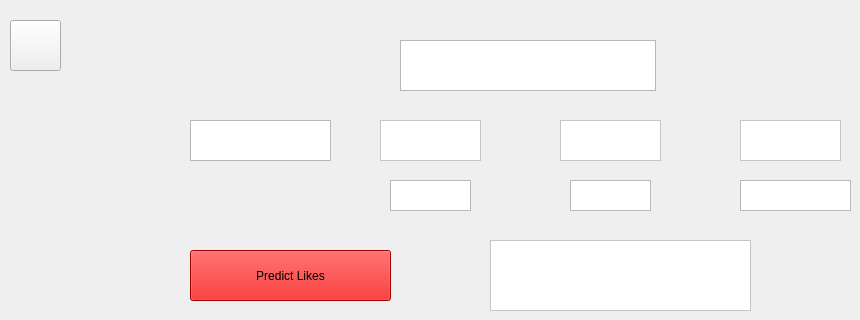
    <widget class="QWidget" name="ml_page">
     <widget class="QTextBrowser" name="MLheading">
      <property name="geometry">
       <rect>
        <x>400</x>
        <y>40</y>
        <width>256</width>
        <height>51</height>
       </rect>
      </property>
      <property name="html">
       <string>&lt;!DOCTYPE HTML PUBLIC &quot;-//W3C//DTD HTML 4.0//EN&quot; &quot;http://www.w3.org/TR/REC-html40/strict.dtd&quot;&gt;
&lt;html&gt;&lt;head&gt;&lt;meta name=&quot;qrichtext&quot; content=&quot;1&quot; /&gt;&lt;style type=&quot;text/css&quot;&gt;
p, li { white-space: pre-wrap; }
&lt;/style&gt;&lt;/head&gt;&lt;body style=&quot; font-family:'Sans Serif'; font-size:9pt; font-weight:400; font-style:normal;&quot;&gt;
&lt;p align=&quot;center&quot; style=&quot; margin-top:0px; margin-bottom:0px; margin-left:0px; margin-right:0px; -qt-block-indent:0; text-indent:0px;&quot;&gt;&lt;span style=&quot; font-size:20pt; font-weight:600; color:#ffffff;&quot;&gt;ML&lt;/span&gt;&lt;/p&gt;&lt;/body&gt;&lt;/html&gt;</string>
      </property>
     </widget>
     <widget class="QPushButton" name="home_but_2">
      <property name="geometry">
       <rect>
        <x>10</x>
        <y>20</y>
        <width>51</width>
        <height>51</height>
       </rect>
      </property>
      <property name="styleSheet">
       <string notr="true">background-image: url(:/home/home-button2.png);</string>
      </property>
      <property name="text">
       <string/>
      </property>
     </widget>
     <widget class="QTextBrowser" name="enterinput">
      <property name="geometry">
       <rect>
        <x>190</x>
        <y>120</y>
        <width>141</width>
        <height>41</height>
       </rect>
      </property>
      <property name="html">
       <string>&lt;!DOCTYPE HTML PUBLIC &quot;-//W3C//DTD HTML 4.0//EN&quot; &quot;http://www.w3.org/TR/REC-html40/strict.dtd&quot;&gt;
&lt;html&gt;&lt;head&gt;&lt;meta name=&quot;qrichtext&quot; content=&quot;1&quot; /&gt;&lt;style type=&quot;text/css&quot;&gt;
p, li { white-space: pre-wrap; }
&lt;/style&gt;&lt;/head&gt;&lt;body style=&quot; font-family:'Sans Serif'; font-size:9pt; font-weight:400; font-style:normal;&quot;&gt;
&lt;p align=&quot;center&quot; style=&quot; margin-top:0px; margin-bottom:0px; margin-left:0px; margin-right:0px; -qt-block-indent:0; text-indent:0px;&quot;&gt;&lt;span style=&quot; font-size:14pt; color:#ffffff;&quot;&gt;Enter Input&lt;/span&gt;&lt;/p&gt;&lt;/body&gt;&lt;/html&gt;</string>
      </property>
     </widget>
     <widget class="QTextEdit" name="views_ipbox">
      <property name="geometry">
       <rect>
        <x>380</x>
        <y>120</y>
        <width>101</width>
        <height>41</height>
       </rect>
      </property>
      <property name="styleSheet">
       <string notr="true">background-color: rgb(255, 255, 255);</string>
      </property>
      <property name="html">
       <string>&lt;!DOCTYPE HTML PUBLIC &quot;-//W3C//DTD HTML 4.0//EN&quot; &quot;http://www.w3.org/TR/REC-html40/strict.dtd&quot;&gt;
&lt;html&gt;&lt;head&gt;&lt;meta name=&quot;qrichtext&quot; content=&quot;1&quot; /&gt;&lt;style type=&quot;text/css&quot;&gt;
p, li { white-space: pre-wrap; }
&lt;/style&gt;&lt;/head&gt;&lt;body style=&quot; font-family:'Sans Serif'; font-size:9pt; font-weight:400; font-style:normal;&quot;&gt;
&lt;p align=&quot;center&quot; style=&quot;-qt-paragraph-type:empty; margin-top:0px; margin-bottom:0px; margin-left:0px; margin-right:0px; -qt-block-indent:0; text-indent:0px;&quot;&gt;&lt;br /&gt;&lt;/p&gt;&lt;/body&gt;&lt;/html&gt;</string>
      </property>
     </widget>
     <widget class="QTextEdit" name="dislikes_ipbox">
      <property name="geometry">
       <rect>
        <x>560</x>
        <y>120</y>
        <width>101</width>
        <height>41</height>
       </rect>
      </property>
      <property name="styleSheet">
       <string notr="true">background-color: rgb(255, 255, 255);</string>
      </property>
      <property name="html">
       <string>&lt;!DOCTYPE HTML PUBLIC &quot;-//W3C//DTD HTML 4.0//EN&quot; &quot;http://www.w3.org/TR/REC-html40/strict.dtd&quot;&gt;
&lt;html&gt;&lt;head&gt;&lt;meta name=&quot;qrichtext&quot; content=&quot;1&quot; /&gt;&lt;style type=&quot;text/css&quot;&gt;
p, li { white-space: pre-wrap; }
&lt;/style&gt;&lt;/head&gt;&lt;body style=&quot; font-family:'Sans Serif'; font-size:9pt; font-weight:400; font-style:normal;&quot;&gt;
&lt;p align=&quot;center&quot; style=&quot;-qt-paragraph-type:empty; margin-top:0px; margin-bottom:0px; margin-left:0px; margin-right:0px; -qt-block-indent:0; text-indent:0px;&quot;&gt;&lt;br /&gt;&lt;/p&gt;&lt;/body&gt;&lt;/html&gt;</string>
      </property>
     </widget>
     <widget class="QTextEdit" name="comments_ipbox">
      <property name="geometry">
       <rect>
        <x>740</x>
        <y>120</y>
        <width>101</width>
        <height>41</height>
       </rect>
      </property>
      <property name="styleSheet">
       <string notr="true">background-color: rgb(255, 255, 255);</string>
      </property>
      <property name="html">
       <string>&lt;!DOCTYPE HTML PUBLIC &quot;-//W3C//DTD HTML 4.0//EN&quot; &quot;http://www.w3.org/TR/REC-html40/strict.dtd&quot;&gt;
&lt;html&gt;&lt;head&gt;&lt;meta name=&quot;qrichtext&quot; content=&quot;1&quot; /&gt;&lt;style type=&quot;text/css&quot;&gt;
p, li { white-space: pre-wrap; }
&lt;/style&gt;&lt;/head&gt;&lt;body style=&quot; font-family:'Sans Serif'; font-size:9pt; font-weight:400; font-style:normal;&quot;&gt;
&lt;p align=&quot;center&quot; style=&quot;-qt-paragraph-type:empty; margin-top:0px; margin-bottom:0px; margin-left:0px; margin-right:0px; -qt-block-indent:0; text-indent:0px;&quot;&gt;&lt;br /&gt;&lt;/p&gt;&lt;/body&gt;&lt;/html&gt;</string>
      </property>
     </widget>
     <widget class="QTextBrowser" name="views_text">
      <property name="geometry">
       <rect>
        <x>390</x>
        <y>180</y>
        <width>81</width>
        <height>31</height>
       </rect>
      </property>
      <property name="html">
       <string>&lt;!DOCTYPE HTML PUBLIC &quot;-//W3C//DTD HTML 4.0//EN&quot; &quot;http://www.w3.org/TR/REC-html40/strict.dtd&quot;&gt;
&lt;html&gt;&lt;head&gt;&lt;meta name=&quot;qrichtext&quot; content=&quot;1&quot; /&gt;&lt;style type=&quot;text/css&quot;&gt;
p, li { white-space: pre-wrap; }
&lt;/style&gt;&lt;/head&gt;&lt;body style=&quot; font-family:'Sans Serif'; font-size:9pt; font-weight:400; font-style:normal;&quot;&gt;
&lt;p align=&quot;center&quot; style=&quot; margin-top:0px; margin-bottom:0px; margin-left:0px; margin-right:0px; -qt-block-indent:0; text-indent:0px;&quot;&gt;&lt;span style=&quot; font-size:12pt; color:#ffffff;&quot;&gt;Views&lt;/span&gt;&lt;/p&gt;&lt;/body&gt;&lt;/html&gt;</string>
      </property>
     </widget>
     <widget class="QTextBrowser" name="dislikes_text">
      <property name="geometry">
       <rect>
        <x>570</x>
        <y>180</y>
        <width>81</width>
        <height>31</height>
       </rect>
      </property>
      <property name="html">
       <string>&lt;!DOCTYPE HTML PUBLIC &quot;-//W3C//DTD HTML 4.0//EN&quot; &quot;http://www.w3.org/TR/REC-html40/strict.dtd&quot;&gt;
&lt;html&gt;&lt;head&gt;&lt;meta name=&quot;qrichtext&quot; content=&quot;1&quot; /&gt;&lt;style type=&quot;text/css&quot;&gt;
p, li { white-space: pre-wrap; }
&lt;/style&gt;&lt;/head&gt;&lt;body style=&quot; font-family:'Sans Serif'; font-size:9pt; font-weight:400; font-style:normal;&quot;&gt;
&lt;p align=&quot;center&quot; style=&quot; margin-top:0px; margin-bottom:0px; margin-left:0px; margin-right:0px; -qt-block-indent:0; text-indent:0px;&quot;&gt;&lt;span style=&quot; font-size:12pt; color:#ffffff;&quot;&gt;Dislikes&lt;/span&gt;&lt;/p&gt;&lt;/body&gt;&lt;/html&gt;</string>
      </property>
     </widget>
     <widget class="QTextBrowser" name="comments_text">
      <property name="geometry">
       <rect>
        <x>740</x>
        <y>180</y>
        <width>111</width>
        <height>31</height>
       </rect>
      </property>
      <property name="html">
       <string>&lt;!DOCTYPE HTML PUBLIC &quot;-//W3C//DTD HTML 4.0//EN&quot; &quot;http://www.w3.org/TR/REC-html40/strict.dtd&quot;&gt;
&lt;html&gt;&lt;head&gt;&lt;meta name=&quot;qrichtext&quot; content=&quot;1&quot; /&gt;&lt;style type=&quot;text/css&quot;&gt;
p, li { white-space: pre-wrap; }
&lt;/style&gt;&lt;/head&gt;&lt;body style=&quot; font-family:'Sans Serif'; font-size:9pt; font-weight:400; font-style:normal;&quot;&gt;
&lt;p align=&quot;center&quot; style=&quot; margin-top:0px; margin-bottom:0px; margin-left:0px; margin-right:0px; -qt-block-indent:0; text-indent:0px;&quot;&gt;&lt;span style=&quot; font-size:12pt; color:#ffffff;&quot;&gt;Comments&lt;/span&gt;&lt;/p&gt;&lt;/body&gt;&lt;/html&gt;</string>
      </property>
     </widget>
     <widget class="QPushButton" name="predict_but">
      <property name="geometry">
       <rect>
        <x>190</x>
        <y>250</y>
        <width>201</width>
        <height>51</height>
       </rect>
      </property>
      <property name="styleSheet">
       <string notr="true">background-color: rgb(222, 0, 0);
font: 22pt &quot;Sans Serif&quot;;</string>
      </property>
      <property name="text">
       <string>Predict Likes</string>
      </property>
     </widget>
     <widget class="QTextBrowser" name="pred_out">
      <property name="geometry">
       <rect>
        <x>490</x>
        <y>240</y>
        <width>261</width>
        <height>71</height>
       </rect>
      </property>
      <property name="styleSheet">
       <string notr="true">background-color: rgb(255, 255, 255);</string>
      </property>
     </widget>
     <zorder>MLheading</zorder>
     <zorder>enterinput</zorder>
     <zorder>views_ipbox</zorder>
     <zorder>dislikes_ipbox</zorder>
     <zorder>comments_ipbox</zorder>
     <zorder>views_text</zorder>
     <zorder>dislikes_text</zorder>
     <zorder>comments_text</zorder>
     <zorder>predict_but</zorder>
     <zorder>pred_out</zorder>
     <zorder>home_but_2</zorder>
    </widget>
